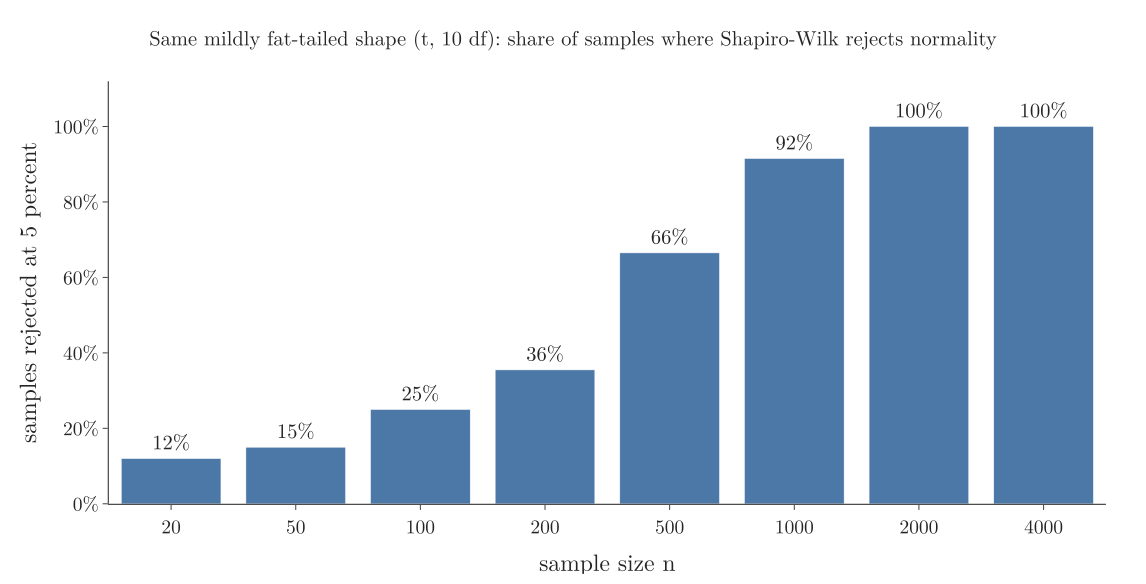

Here is the Python script that generated this plot:
"""Normality tests flag small departures in large samples: Shapiro-Wilk p-values for samples of growing size from a
Student t distribution with 10 degrees of freedom (bell-shaped, slightly fatter tails than normal). Share of 200
seeds per size whose p-value falls below 0.05."""
from pathlib import Path
import numpy as np
import plotly.graph_objects as go
from scipy import stats

here = Path(__file__).parent
NS = [20, 50, 100, 200, 500, 1000, 2000, 4000]
med, rej = [], []
for n in NS:
    p = np.array([stats.shapiro(np.random.default_rng(s).standard_t(10, n)).pvalue for s in range(200)])
    med.append(np.median(p)); rej.append(np.mean(p < 0.05))
assert med[0] > 0.3 and med[-1] < 0.05 and rej[-1] > 0.5, (med, rej)
fig = go.Figure(go.Bar(x=[str(n) for n in NS], y=[100 * r for r in rej], marker_color="#4C78A8",
                       text=[f"{100 * r:.0f}%" for r in rej], textposition="outside", textfont=dict(size=20)))
fig.update_layout(template="simple_white", width=1100, height=560, font=dict(family="Latin Modern Roman", size=19),
                  title=dict(text="Same mildly fat-tailed shape (t, 10 df): share of samples where Shapiro-Wilk rejects normality", x=0.5,
                             font=dict(size=20)),
                  xaxis=dict(title="sample size n"), yaxis=dict(title="samples rejected at 5 percent", range=[0, 112], ticksuffix="%"),
                  showlegend=False, margin=dict(l=90, r=30, t=70, b=70))
fig.write_image(here / "shapiro_n.png", scale=2)
fig.write_image(here / "shapiro_n.pdf")
print([round(m, 4) for m in med], rej)
